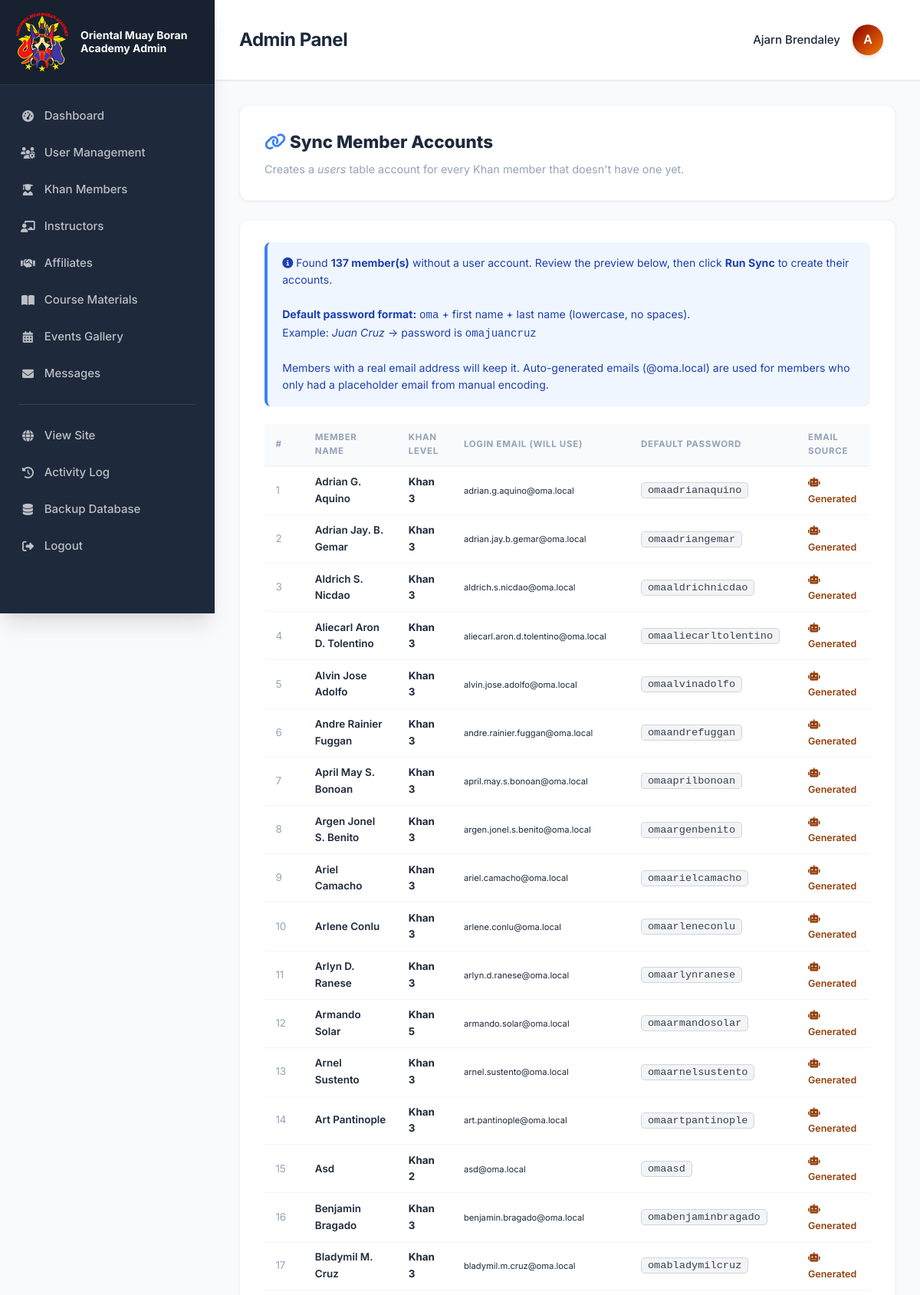
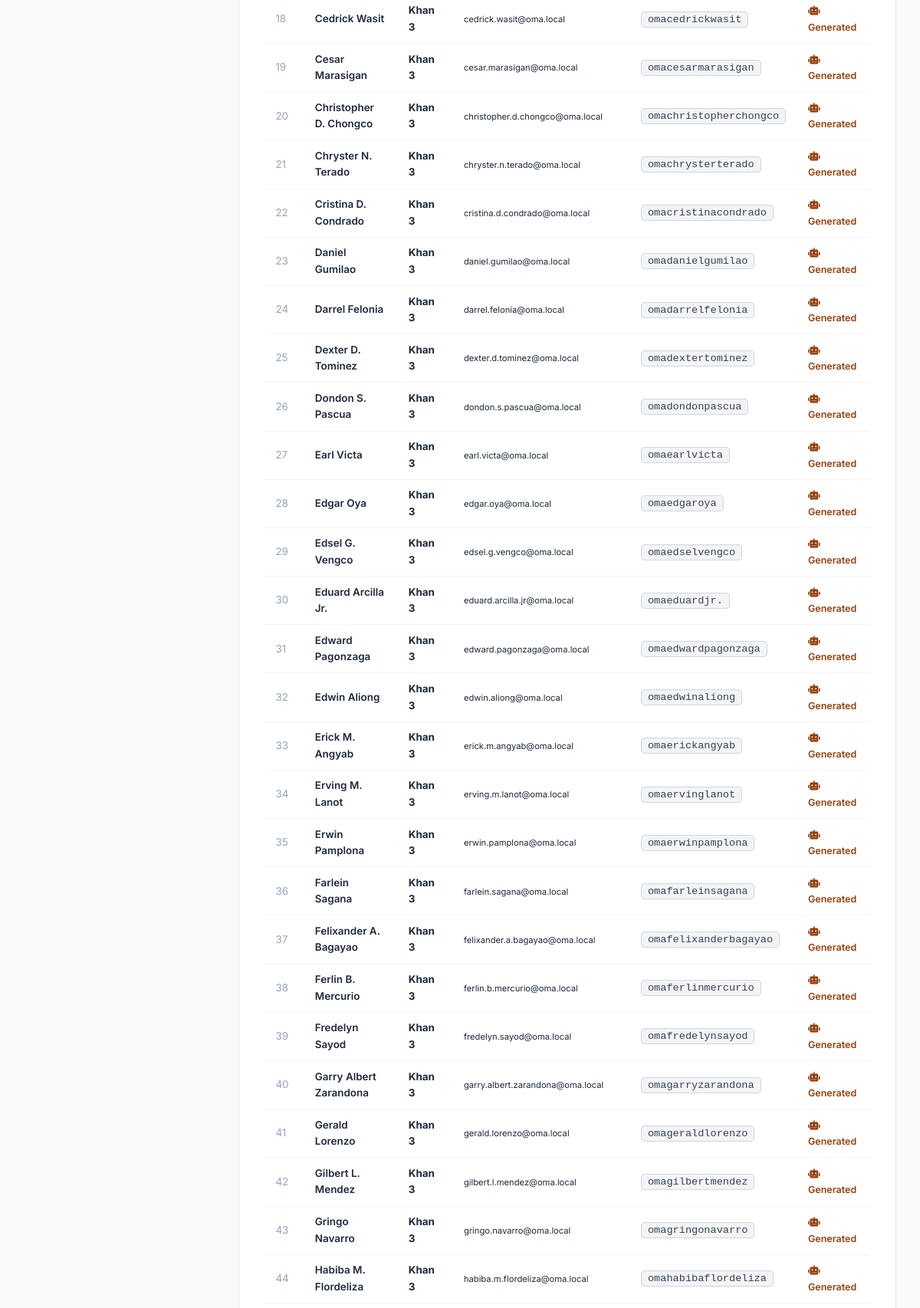
The page /admin/sync_member_accounts.php (signed in, upper part) on the database its author committed (2 pictures, top to bottom).
### tables this page shows
CREATE TABLE `khan_members` (
  `id` int(11) NOT NULL AUTO_INCREMENT,
  `user_id` int(11) DEFAULT NULL,
  `full_name` varchar(255) NOT NULL,
  `email` varchar(255) NOT NULL,
  `phone` varchar(50) DEFAULT NULL,
  `photo_path` varchar(500) DEFAULT NULL,
  `current_khan_level` int(11) DEFAULT 1,
  `khan_color` varchar(50) DEFAULT NULL,
  `date_joined` date NOT NULL,
  `date_promoted` date DEFAULT NULL,
  `instructor_id` int(11) DEFAULT NULL,
  `training_location` varchar(255) DEFAULT NULL,
  `status` enum('active','inactive','refresher') DEFAULT 'active',
  `notes` text DEFAULT NULL,
  `created_at` timestamp NOT NULL DEFAULT current_timestamp(),
  `updated_at` timestamp NOT NULL DEFAULT current_timestamp() ON UPDATE current_timestamp(),
  PRIMARY KEY (`id`),
  KEY `user_id` (`user_id`),
  KEY `instructor_id` (`instructor_id`),
  KEY `idx_khan_level` (`current_khan_level`),
  KEY `idx_status` (`status`),
  KEY `idx_email` (`email`),
  CONSTRAINT `khan_members_ibfk_1` FOREIGN KEY (`user_id`) REFERENCES `users` (`id`) ON DELETE SET NULL,
  CONSTRAINT `khan_members_ibfk_2` FOREIGN KEY (`instructor_id`) REFERENCES `instructors` (`id`) ON DELETE SET NULL
);

### admin/sync_member_accounts.php (the view, shortened to what this page needs)
<?php
$conn = getDbConnection();
function safeEmail($conn, $fullName, $existingEmail) {
    $isAutoEmail = preg_match('/@oma\.com$|@oma\.local$|@archive\.local$/', $existingEmail)
                   || preg_match('/_\d{10}\d{3}@/', $existingEmail);
    if (!$isAutoEmail && filter_var($existingEmail, FILTER_VALIDATE_EMAIL)) {
        $chk = $conn->query("SELECT id FROM users WHERE email = '" . $conn->real_escape_string($existingEmail) . "' LIMIT 1");
        if (!$chk || $chk->num_rows === 0) {
            return $existingEmail;
        }
    }
    $slug  = preg_replace('/[^a-z0-9]+/', '.', strtolower(trim($fullName)));
    $slug  = trim($slug, '.');
    $email = $slug . '@oma.local';
    $i     = 2;
    while ($conn->query("SELECT id FROM users WHERE email = '" . $conn->real_escape_string($email) . "' LIMIT 1")->num_rows > 0) {
        $email = $slug . $i . '@oma.local';
        $i++;
    }
    return $email;
}
function defaultPassword($fullName) {
    $parts = array_values(array_filter(explode(' ', strtolower(trim($fullName)))));
    $first = $parts[0] ?? 'member';
    $last  = count($parts) > 1 ? $parts[count($parts) - 1] : '';
    return 'oma' . $first . $last;
}
$members = $conn->query("
    SELECT id, full_name, email, phone, current_khan_level, khan_color, status
    FROM khan_members
    WHERE user_id IS NULL
    ORDER BY full_name ASC
");
$pending = [];
while ($m = $members->fetch_assoc()) {
    $email = safeEmail($conn, $m['full_name'], $m['email']);
    $pw    = defaultPassword($m['full_name']);
    $pending[] = array_merge($m, ['new_email' => $email, 'default_pw' => $pw]);
}
$did_run = false;
include 'includes/admin_header.php';
?>
<div class="sync-wrap">
    <div class="sync-card">
        <h1 class="sync-title"><i class="fas fa-link" style="color:#3b82f6;"></i> Sync Member Accounts</h1>
        <p class="sync-sub">Creates a <em>users</em> table account for every Khan member that doesn't have one yet.</p>
    </div>
    <?php if (isset($fatal)): ?>
        <div class="sync-card" style="border-color:#f87171;">
            <p style="color:#dc2626; font-weight:700;"><i class="fas fa-exclamation-triangle"></i> Fatal error — all changes rolled back.</p>
            <p><?php echo htmlspecialchars($fatal); ?></p>
        </div>
    <?php else: ?>
        <?php if (empty($pending)): ?>
        <div class="sync-card">
            <div class="empty-state">
                <i class="fas fa-check-circle" style="color:#22c55e;"></i>
                <p style="font-size:1rem; font-weight:700; margin:0.5rem 0 0;">All members already have user accounts!</p>
                <p style="margin:0.4rem 0 1.2rem;">Nothing to sync.</p>
                <a href="manage_users_centralized.php" class="btn btn-primary">Go to Manage Users</a>
            </div>
        </div>
        <?php else: ?>
        <div class="sync-card">
            <div class="info-banner">
                <i class="fas fa-info-circle"></i>
                Found <strong><?php echo count($pending); ?> member(s)</strong> without a user account.
                Review the preview below, then click <strong>Run Sync</strong> to create their accounts.<br><br>
                <strong>Default password format:</strong> <code>oma</code> + first name + last name (lowercase, no spaces).<br>
                Example: <em>Juan Cruz</em> → password is <code>omajuancruz</code><br><br>
                Members with a real email address will keep it. Auto-generated emails (@oma.local) are
                used for members who only had a placeholder email from manual encoding.
            </div>
            <div style="overflow-x:auto; margin-bottom:1.5rem;">
            <table class="sync-table">
                <thead>
                    <tr>
                        <th>#</th>
                        <th>Member Name</th>
                        <th>Khan Level</th>
                        <th>Login Email (will use)</th>
                        <th>Default Password</th>
                        <th>Email Source</th>
                    </tr>
                </thead>
                <tbody>
                <?php foreach ($pending as $i => $m):
                    $isReal = !preg_match('/@oma\.com$|@oma\.local$|@archive\.local$/', $m['new_email'])
                              && filter_var($m['new_email'], FILTER_VALIDATE_EMAIL);
                ?>
                    <tr>
                        <td style="color:var(--admin-text-muted,#6b7280);"><?php echo $i + 1; ?></td>
                        <td style="font-weight:600;"><?php echo htmlspecialchars($m['full_name']); ?></td>
                        <td><strong>Khan <?php echo htmlspecialchars($m['current_khan_level']); ?></strong></td>
                        <td><small><?php echo htmlspecialchars($m['new_email']); ?></small></td>
                        <td><span class="pw-code"><?php echo htmlspecialchars($m['default_pw']); ?></span></td>
                        <td>
                            <?php if ($isReal): ?>
                                <span style="color:#166534;font-size:0.78rem;font-weight:600;"><i class="fas fa-check"></i> Real email</span>
                            <?php else: ?>
                                <span style="color:#92400e;font-size:0.78rem;font-weight:600;"><i class="fas fa-robot"></i> Generated</span>
                            <?php endif; ?>
                        </td>
                    </tr>
                <?php endforeach; ?>
                </tbody>
            </table>
            </div>
        </div>
        <?php endif; ?>
    <?php endif; ?>
</div>
<?php include 'includes/admin_footer.php'; ?>

### admin/assets/css/admin_style.css (style rules this page uses)
:root { --admin-primary: #8b0000; --admin-primary-dark: #5c0000; --admin-primary-light: #b71c1c; --admin-primary-rgb: 139, 0, 0; --admin-secondary: #f57c00; --admin-success: #10b981; --admin-danger: #ef4444; --admin-warning: #f59e0b; --admin-info: #3b82f6; --admin-bg: #f8fafc; --admin-surface: #ffffff; --admin-sidebar-bg: #1e293b; --admin-sidebar-hover: #334155; --admin-text: #1e293b; --admin-text-light: #64748b; --admin-text-muted: #94a3b8; --admin-border: #e2e8f0; --admin-border-light: #f1f5f9; --shadow-sm: 0 1px 2px 0 rgba(0, 0, 0, 0.05); --shadow-md: 0 4px 6px -1px rgba(0, 0, 0, 0.1), 0 2px 4px -1px rgba(0, 0, 0, 0.06); --shadow-lg: 0 10px 15px -3px rgba(0, 0, 0, 0.1), 0 4px 6px -2px rgba(0, 0, 0, 0.05); --shadow-xl: 0 20px 25px -5px rgba(0, 0, 0, 0.1), 0 10px 10px -5px rgba(0, 0, 0, 0.04); --transition-fast: 150ms cubic-bezier(0.4, 0, 0.2, 1); --transition-base: 200ms cubic-bezier(0.4, 0, 0.2, 1); --transition-slow: 300ms cubic-bezier(0.4, 0, 0.2, 1); --spacing-xs: 0.25rem; --spacing-sm: 0.5rem; --spacing-md: 1rem; --spacing-lg: 1.5rem; --spacing-xl: 2rem; --spacing-2xl: 3rem; --radius-sm: 0.375rem; --radius-md: 0.5rem; --radius-lg: 0.75rem; --radius-xl: 1rem; --radius-full: 9999px; }
*, *::before, *::after { margin: 0; padding: 0; box-sizing: border-box; }
.admin-body { font-family: 'Inter', -apple-system, BlinkMacSystemFont, 'Segoe UI', Roboto, 'Helvetica Neue', Arial, sans-serif; font-size: 14px; line-height: 1.6; color: var(--admin-text); background: var(--admin-bg); min-height: 100vh; -webkit-font-smoothing: antialiased; -moz-osx-font-smoothing: grayscale; }
* { -webkit-tap-highlight-color: transparent; }

### admin/sync_member_accounts.php (style rules this page uses)
.sync-wrap { max-width: 960px; margin: 0 auto; }
.sync-card { background: var(--admin-surface, #fff); border: 1px solid var(--admin-border-light, #e5e7eb); border-radius: 12px; padding: 1.8rem 2rem; margin-bottom: 1.5rem; box-shadow: 0 1px 4px rgba(0,0,0,0.06); }
.sync-title { font-size: 1.4rem; font-weight: 800; color: var(--admin-text,#111); margin: 0 0 0.4rem 0; }
.sync-sub { color: var(--admin-text-muted, #6b7280); font-size: 0.9rem; }
.info-banner { background: #eff6ff; border-left: 4px solid #3b82f6; border-radius: 8px; padding: 1rem 1.2rem; font-size: 0.88rem; color: #1e40af; margin-bottom: 1.4rem; line-height: 1.6; }
.sync-table { width: 100%; border-collapse: collapse; font-size: 0.84rem; }
.sync-table th { text-align: left; padding: 0.55rem 0.9rem; background: var(--admin-bg, #f9fafb); font-size: 0.72rem; text-transform: uppercase; letter-spacing: 0.06em; color: var(--admin-text-muted, #6b7280); border-bottom: 2px solid var(--admin-border-light, #e5e7eb); }
.sync-table td { padding: 0.6rem 0.9rem; border-bottom: 1px solid var(--admin-border-light, #e5e7eb); color: var(--admin-text, #111); vertical-align: middle; }
.pw-code { font-family: monospace; font-size: 0.85rem; background: #f3f4f6; border-radius: 5px; padding: 2px 8px; color: #374151; border: 1px solid #d1d5db; }

### rows shown on the page
khan_members: full_name "Adrian G. Aquino", current_khan_level "3", new_email "adrian.g.aquino@oma.local", default_pw "omaadrianaquino", shows "Generated"
khan_members: full_name "Adrian Jay. B. Gemar", current_khan_level "3", new_email "adrian.jay.b.gemar@oma.local", default_pw "omaadriangemar", shows "Generated"
khan_members: full_name "Aldrich S. Nicdao", current_khan_level "3", new_email "aldrich.s.nicdao@oma.local", default_pw "omaaldrichnicdao", shows "Generated"
khan_members: full_name "Aliecarl Aron D. Tolentino", current_khan_level "3", new_email "aliecarl.aron.d.tolentino@oma.local", default_pw "omaaliecarltolentino", shows "Generated"
khan_members: full_name "Alvin Jose Adolfo", current_khan_level "3", new_email "alvin.jose.adolfo@oma.local", default_pw "omaalvinadolfo", shows "Generated"
khan_members: full_name "Andre Rainier Fuggan", current_khan_level "3", new_email "andre.rainier.fuggan@oma.local", default_pw "omaandrefuggan", shows "Generated"
khan_members: full_name "April May S. Bonoan", current_khan_level "3", new_email "april.may.s.bonoan@oma.local", default_pw "omaaprilbonoan", shows "Generated"
khan_members: full_name "Argen Jonel S. Benito", current_khan_level "3", new_email "argen.jonel.s.benito@oma.local", default_pw "omaargenbenito", shows "Generated"
khan_members: full_name "Ariel Camacho", current_khan_level "3", new_email "ariel.camacho@oma.local", default_pw "omaarielcamacho", shows "Generated"
khan_members: full_name "Arlene Conlu", current_khan_level "3", new_email "arlene.conlu@oma.local", default_pw "omaarleneconlu", shows "Generated"
khan_members: full_name "Arlyn D. Ranese", current_khan_level "3", new_email "arlyn.d.ranese@oma.local", default_pw "omaarlynranese", shows "Generated"
khan_members: full_name "Armando Solar", current_khan_level "5", new_email "armando.solar@oma.local", default_pw "omaarmandosolar", shows "Generated"
khan_members: full_name "Arnel Sustento", current_khan_level "3", new_email "arnel.sustento@oma.local", default_pw "omaarnelsustento", shows "Generated"
khan_members: full_name "Art Pantinople", current_khan_level "3", new_email "art.pantinople@oma.local", default_pw "omaartpantinople", shows "Generated"
khan_members: full_name "Asd", current_khan_level "2", new_email "asd@oma.local", default_pw "omaasd", shows "Generated"
khan_members: full_name "Benjamin Bragado", current_khan_level "3", new_email "benjamin.bragado@oma.local", default_pw "omabenjaminbragado", shows "Generated"
khan_members: full_name "Bladymil M. Cruz", current_khan_level "3", new_email "bladymil.m.cruz@oma.local", default_pw "omabladymilcruz", shows "Generated"
khan_members: full_name "Cedrick Wasit", current_khan_level "3", new_email "cedrick.wasit@oma.local", default_pw "omacedrickwasit", shows "Generated"
khan_members: full_name "Cesar Marasigan", current_khan_level "3", new_email "cesar.marasigan@oma.local", default_pw "omacesarmarasigan", shows "Generated"
khan_members: full_name "Christopher D. Chongco", current_khan_level "3", new_email "christopher.d.chongco@oma.local", default_pw "omachristopherchongco", shows "Generated"
khan_members: full_name "Chryster N. Terado", current_khan_level "3", new_email "chryster.n.terado@oma.local", default_pw "omachrysterterado", shows "Generated"
khan_members: full_name "Cristina D. Condrado", current_khan_level "3", new_email "cristina.d.condrado@oma.local", default_pw "omacristinacondrado", shows "Generated"
khan_members: full_name "Daniel Gumilao", current_khan_level "3", new_email "daniel.gumilao@oma.local", default_pw "omadanielgumilao", shows "Generated"
khan_members: full_name "Darrel Felonia", current_khan_level "3", new_email "darrel.felonia@oma.local", default_pw "omadarrelfelonia", shows "Generated"
khan_members: full_name "Dexter D. Tominez", current_khan_level "3", new_email "dexter.d.tominez@oma.local", default_pw "omadextertominez", shows "Generated"
khan_members: full_name "Dondon S. Pascua", current_khan_level "3", new_email "dondon.s.pascua@oma.local", default_pw "omadondonpascua", shows "Generated"
khan_members: full_name "Earl Victa", current_khan_level "3", new_email "earl.victa@oma.local", default_pw "omaearlvicta", shows "Generated"
khan_members: full_name "Edgar Oya", current_khan_level "3", new_email "edgar.oya@oma.local", default_pw "omaedgaroya", shows "Generated"
khan_members: full_name "Edsel G. Vengco", current_khan_level "3", new_email "edsel.g.vengco@oma.local", default_pw "omaedselvengco", shows "Generated"
khan_members: full_name "Eduard Arcilla Jr.", current_khan_level "3", new_email "eduard.arcilla.jr@oma.local", default_pw "omaeduardjr.", shows "Generated"
khan_members: full_name "Edward Pagonzaga", current_khan_level "3", new_email "edward.pagonzaga@oma.local", default_pw "omaedwardpagonzaga", shows "Generated"
khan_members: full_name "Edwin Aliong", current_khan_level "3", new_email "edwin.aliong@oma.local", default_pw "omaedwinaliong", shows "Generated"
khan_members: full_name "Erick M. Angyab", current_khan_level "3", new_email "erick.m.angyab@oma.local", default_pw "omaerickangyab", shows "Generated"
khan_members: full_name "Erving M. Lanot", current_khan_level "3", new_email "erving.m.lanot@oma.local", default_pw "omaervinglanot", shows "Generated"
khan_members: full_name "Erwin Pamplona", current_khan_level "3", new_email "erwin.pamplona@oma.local", default_pw "omaerwinpamplona", shows "Generated"
khan_members: full_name "Farlein Sagana", current_khan_level "3", new_email "farlein.sagana@oma.local", default_pw "omafarleinsagana", shows "Generated"
khan_members: full_name "Felixander A. Bagayao", current_khan_level "3", new_email "felixander.a.bagayao@oma.local", default_pw "omafelixanderbagayao", shows "Generated"
khan_members: full_name "Ferlin B. Mercurio", current_khan_level "3", new_email "ferlin.b.mercurio@oma.local", default_pw "omaferlinmercurio", shows "Generated"
khan_members: full_name "Fredelyn Sayod", current_khan_level "3", new_email "fredelyn.sayod@oma.local", default_pw "omafredelynsayod", shows "Generated"
khan_members: full_name "Garry Albert Zarandona", current_khan_level "3", new_email "garry.albert.zarandona@oma.local", default_pw "omagarryzarandona", shows "Generated"
khan_members: full_name "Gerald Lorenzo", current_khan_level "3", new_email "gerald.lorenzo@oma.local", default_pw "omageraldlorenzo", shows "Generated"
khan_members: full_name "Gilbert L. Mendez", current_khan_level "3", new_email "gilbert.l.mendez@oma.local", default_pw "omagilbertmendez", shows "Generated"
khan_members: full_name "Gringo Navarro", current_khan_level "3", new_email "gringo.navarro@oma.local", default_pw "omagringonavarro", shows "Generated"
khan_members: full_name "Habiba M. Flordeliza", current_khan_level "3", new_email "habiba.m.flordeliza@oma.local", default_pw "omahabibaflordeliza", shows "Generated"

### other values the page prints
$_SESSION['user_name'] "Ajarn Brendaley"
substr($_SESSION['user_name'], 0, 1) "A"
count($pending) "137"
